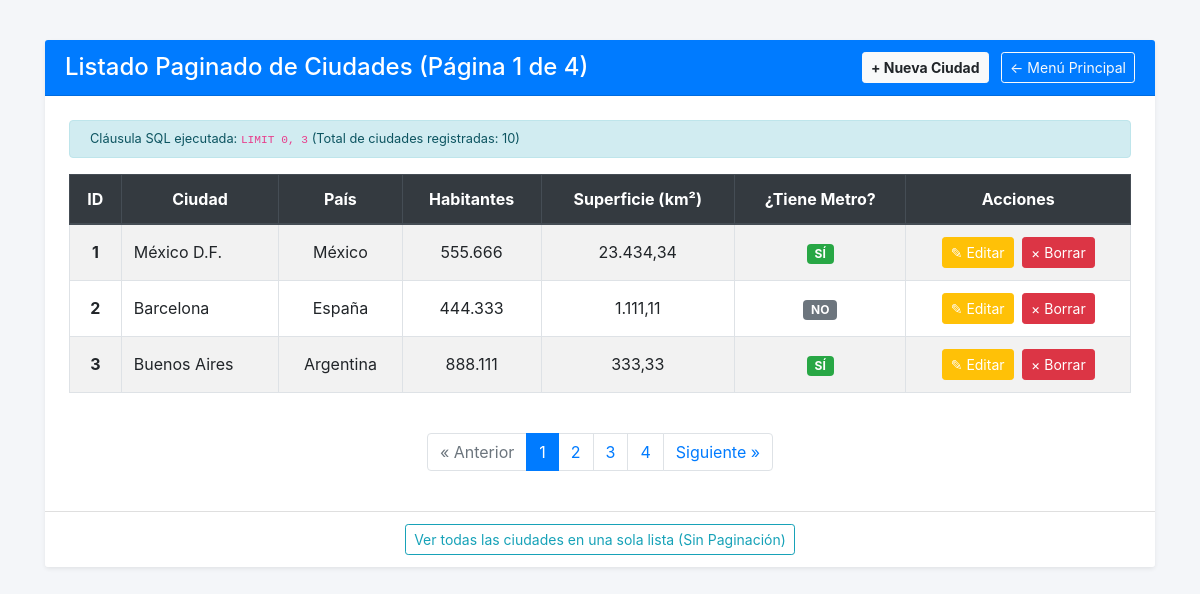
Screenshot of /listado_paginado.php with the database file from the repository.
### tables this page shows
CREATE TABLE ciudades (
    id INT AUTO_INCREMENT PRIMARY KEY,
    ciudad VARCHAR(100) NOT NULL,
    pais VARCHAR(100) NOT NULL,
    habitantes INT NOT NULL,
    superficie DECIMAL(10,2) NOT NULL,
    tieneMetro TINYINT(1) NOT NULL DEFAULT 0
);

### listado_paginado.php (the view, shortened to what this page needs)
<?php
include("conexion.php");
$tamano_pagina = 3;
$pagina = isset($_GET["pagina"]) ? intval($_GET["pagina"]) : 1;
$vSqlTotal = "SELECT * FROM ciudades";
$vResultadoTotal = mysqli_query($link, $vSqlTotal) or die("Error al contar registros: " . mysqli_error($link));
$num_total_registros = mysqli_num_rows($vResultadoTotal);
$total_paginas = ceil($num_total_registros / $tamano_pagina);
$inicio = ($pagina - 1) * $tamano_pagina;
$vSqlPaginado = "SELECT * FROM ciudades ORDER BY id ASC LIMIT $inicio, $tamano_pagina";
$vResultadoPaginado = mysqli_query($link, $vSqlPaginado) or die("Error al consultar página de ciudades: " . mysqli_error($link));
?>
<!DOCTYPE html>
<html lang="es">
<head>
    <link rel="stylesheet" href="https://stackpath.bootstrapcdn.com/bootstrap/4.3.1/css/bootstrap.min.css">
</head>
<body>
    <div class="container">
        <div class="card shadow-sm border-0">
            <div class="card-header bg-primary text-white d-flex justify-content-between align-items-center">
                <h4 class="mb-0">Listado Paginado de Ciudades (Página <?php echo $pagina; ?> de <?php echo $total_paginas; ?>)</h4>
                <div>
                    <a href="alta_ciudad.php" class="btn btn-sm btn-light font-weight-bold mr-2">&plus; Nueva Ciudad</a>
                    <a href="index.php" class="btn btn-sm btn-outline-light">&larr; Menú Principal</a>
                </div>
            </div>
            <div class="card-body p-4">
                <div class="alert alert-info py-2 small mb-3">
                    Cláusula SQL ejecutada: <code>LIMIT <?php echo $inicio; ?>, <?php echo $tamano_pagina; ?></code> (Total de ciudades registradas: <?php echo $num_total_registros; ?>)
                </div>
                <div class="table-responsive">
                    <table class="table table-striped table-bordered text-center table-hover">
                        <thead class="thead-dark">
                            <tr>
                                <th>ID</th>
                                <th>Ciudad</th>
                                <th>País</th>
                                <th>Habitantes</th>
                                <th>Superficie (km²)</th>
                                <th>¿Tiene Metro?</th>
                                <th>Acciones</th>
                            </tr>
                        </thead>
                        <tbody>
                            <?php
                            while ($fila = mysqli_fetch_array($vResultadoPaginado)) {
                            ?>
                                <tr>
                                    <td><strong><?php echo $fila['id']; ?></strong></td>
                                    <td class="text-left"><?php echo htmlspecialchars($fila['ciudad']); ?></td>
                                    <td><?php echo htmlspecialchars($fila['pais']); ?></td>
                                    <td><?php echo number_format($fila['habitantes'], 0, ',', '.'); ?></td>
                                    <td><?php echo number_format($fila['superficie'], 2, ',', '.'); ?></td>
                                    <td>
                                        <?php if ($fila['tieneMetro'] == 1) { ?>
                                            <span class="badge badge-success px-2 py-1">SÍ</span>
                                        <?php } else { ?>
                                            <span class="badge badge-secondary px-2 py-1">NO</span>
                                        <?php } ?>
                                    </td>
                                    <td>
                                        <a href="modificacion_ciudad.php?id=<?php echo $fila['id']; ?>" class="btn btn-sm btn-warning text-white mr-1">&#9998; Editar</a>
                                        <form action="baja_ciudad_accion.php" method="post" style="display:inline;" onsubmit="return confirm('¿Eliminar <?php echo htmlspecialchars($fila['ciudad']); ?>?');">
                                            <button type="submit" class="btn btn-sm btn-danger">&times; Borrar</button>
                                        </form>
                                    </td>
                                </tr>
                            <?php
                            }
                            ?>
                        </tbody>
                    </table>
                </div>
                <nav aria-label="Navegación de páginas" class="mt-4">
                    <ul class="pagination justify-content-center">
                        <?php if ($pagina > 1) { ?>
                            <li class="page-item">
                                <a class="page-link" href="listado_paginado.php?pagina=<?php echo ($pagina - 1); ?>" aria-label="Anterior">
                                    <span aria-hidden="true">&laquo; Anterior</span>
                                </a>
                            </li>
                        <?php } else { ?>
                            <li class="page-item disabled">
                                <span class="page-link">&laquo; Anterior</span>
                            </li>
                        <?php } ?>
                        <?php for ($i = 1; $i <= $total_paginas; $i++) { ?>
                            <li class="page-item <?php if ($i == $pagina) echo 'active'; ?>">
                                <a class="page-link" href="listado_paginado.php?pagina=<?php echo $i; ?>"><?php echo $i; ?></a>
                            </li>
                        <?php } ?>
                        <?php if ($pagina < $total_paginas) { ?>
                            <li class="page-item">
                                <a class="page-link" href="listado_paginado.php?pagina=<?php echo ($pagina + 1); ?>" aria-label="Siguiente">
                                    <span aria-hidden="true">Siguiente &raquo;</span>
                                </a>
                            </li>
                        <?php } else { ?>
                            <li class="page-item disabled">
                                <span class="page-link">Siguiente &raquo;</span>
                            </li>
                        <?php } ?>
                    </ul>
                </nav>
            </div>
            <div class="card-footer bg-white text-center">
                <a href="listado_ciudades.php" class="btn btn-outline-info btn-sm">Ver todas las ciudades en una sola lista (Sin Paginación)</a>
            </div>
        </div>
    </div>
</body>
</html>

### listado_paginado.php (style rules this page uses)
body { background: #f4f6f9; padding: 40px 0; }
.table th, .table td { vertical-align: middle; }

### rows the page displays
ciudades: id "1", ciudad "México D.F.", pais "México", habitantes "555.666", superficie "23.434,34", tieneMetro "SÍ"
ciudades: id "2", ciudad "Barcelona", pais "España", habitantes "444.333", superficie "1.111,11", tieneMetro "NO"
ciudades: id "3", ciudad "Buenos Aires", pais "Argentina", habitantes "888.111", superficie "333,33", tieneMetro "SÍ"

### other values shown
$pagina "1"
$total_paginas "4"
$inicio "0"
$tamano_pagina "3"
$num_total_registros "10"
